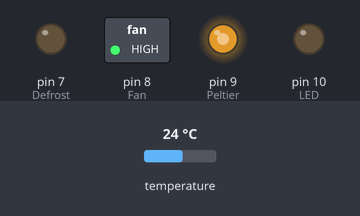
Simulated run of this sketch. Board: Arduino Uno, built with avr-gcc and run on an emulated ATmega328P. Shown: switched loads named in the sketch (green lamp = pin HIGH), output pins drawn as LEDs (lit = HIGH). The inputs (shaded band) are chosen by the test bench; at power-on: temperature 24 °C. What the sketch prints to the serial monitor is not drawn.

Above: at 7.7 s.
7.8 s: temperature set to 0.4 °C
15.0 s: temperature set to 0.1 °C
At 19.9 s:
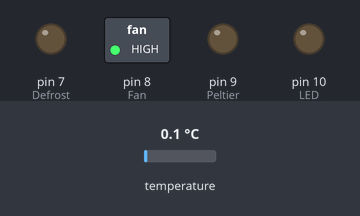
22.2 s: temperature set to 12 °C
At 29.2 s:
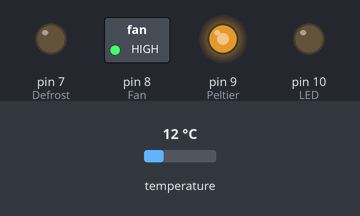
29.4 s: temperature set to 0 °C
At 33.5 s:
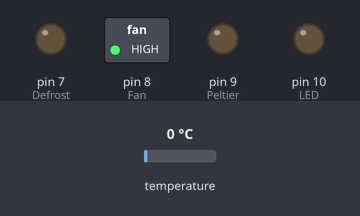
Timing chart, 0 to 37.6 s (numbered marks = the images above; inputs shaded):
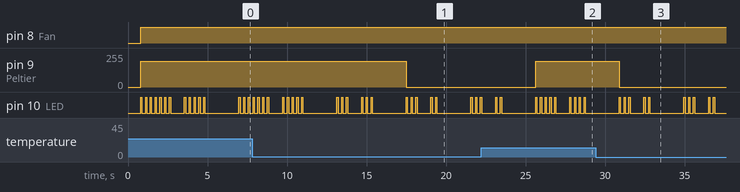

The sketch:

ThermoelectricCoolerController.ino
```cpp
#include <OneWire.h>
#include <DallasTemperature.h>

// Constants:
const float TempSetpoint = 32.5;                 // Target temperature of the cooler in degrees F
const float TempHysteresis = .125;               // +/- Switchpoint hysteresis in degrees F
const float FrostFormingTemp = 40;               // Temperature where frost begins to form
const float FrostMeltedTemp = 43;                // Temperature where frost has melted off during the defrost cycle

const unsigned long EventInterval = 60;          // Send event string every 60 seconds
const unsigned long FrostBuildupLimit = 1440;    // Minutes of frost buildup before defrosting starts (24hr = 1440)
const unsigned long DefrostRecoveryTime = 10;    // Minutes Defrost LED flashes code 12 after defrost mode ends

// Variables:
float tempF;                                     // Current cooler temperature measurement
float CoolingActive = 0;                         // Tracks cooling active for %
float CoolingPeriod = 0;                         // Tracks cooling period for %
int CoolerState =1;                              // Current Cooler operational state, starting in state 1
int LEDblinkCode;                                // 2 digit blink code for the LED
unsigned long FrostBuildup = 0;                  // Accumulated minutes of frost buildup
unsigned long PostDefrostTime = 0;               // Minutes elapsed after defrost cycle completes
unsigned long EventLogTimer=0;                   // Event data Timer (in seconds) for serial output interval

// I/O Ports:
const int BatteryVoltage = 0;
const int Defrost = 7;
const int Fan = 8;
const int Peltier = 9;
const int LED = 10;

// Dallas Digital Thermometer Setup:
#define ONE_WIRE_BUS 11
OneWire oneWire(ONE_WIRE_BUS);                   // Setup a oneWire instance to communicate with any OneWire devices (not just Maxim/Dallas temperature ICs)
DallasTemperature sensors(&oneWire);             // Pass our oneWire reference to Dallas Temperature.
DeviceAddress CoolerThermometer;                 // Arrays to hold device address

void setup()
{
  // I/O pin setup:
  pinMode(Defrost, OUTPUT);
  pinMode(Fan, OUTPUT);
  pinMode(Peltier, OUTPUT);
  pinMode(LED, OUTPUT);

  // Serial port setup:
  Serial.begin(9600);

  // Temperature Sensor setup:
  sensors.begin();
  sensors.getAddress(CoolerThermometer,0);
  sensors.setResolution(CoolerThermometer, 12);

  // A/D setup
  analogReference(DEFAULT);

  PrintEventHeader();
  MinuteTick(0);                // Synchronize the minute tick counter
}

void loop()
{
  ReadTemperature();

  switch (CoolerState)
  {
  case 1:  //Cooling mode but not cool enough for frost to form
    SetDefrost(LOW);
    SetFan(HIGH);
    RunCoolingMode();
    LEDblinkCode = int(tempF+0.5);

    if (tempF < FrostFormingTemp)
    {
      CoolerState = 2;    // switch to frost forming mode if cool enough
      FrostBuildup = 0;   // Zero the frost accumulator
      MinuteTick(0);      // Zero the minute counter for the frost buidup timer
    }
    break;

  case 2:  //Cooling mode, frost is forming
    RunCoolingMode();
    FrostBuildup += MinuteTick(1);
    LEDblinkCode = int(tempF+0.5);

    if (tempF > FrostMeltedTemp) CoolerState = 1;  // switch back to no frost mode if cooler warms up again
    else if (FrostBuildup > FrostBuildupLimit) CoolerState = 3; // enough frost has builtup to go into defrost mode
    break;

  case 3:  //Defrosting, waiting for temperature rise to indicate frost is gone
    SetFan(LOW);
    SetDefrost(HIGH);
    SetPeltier(HIGH);
    LEDblinkCode = 11;

    if (tempF > FrostMeltedTemp)      // Temp rise means frost has all melted away
    {
      FrostBuildup = 0;               // Zero the frost accumulator
      MinuteTick(0);                  // Zero the minute counter for the defrost normalizing timer
      CoolerState = 4;                // Switch into state 4
    }
    break;

  case 4:  //Done defrosting, waiting for temperature to normalize so we can resume blinking temperature on the LED
    LEDblinkCode = 12;
    SetDefrost(LOW);                // Switch back to cooling mode
    SetFan(HIGH);
    RunCoolingMode();

    PostDefrostTime += MinuteTick(1);
    if (PostDefrostTime > DefrostRecoveryTime)
    {
      CoolerState = 1;
      PostDefrostTime = 0;
    }
    break;
  }

  FlashLEDcode(LEDblinkCode);
  PrintEventData();
}

void ReadTemperature(void)
{
/*  if (Serial.available())
  {
    tempF = float(Serial.read());
  }
*/

  sensors.requestTemperatures();
  tempF = DallasTemperature::toFahrenheit(sensors.getTempC(CoolerThermometer));

  // Bounds check the temperature and set any temperature related error codes
  if(tempF > 99)
  {
    tempF = 99;
    LEDblinkCode = 19;
  }
  else if(tempF < 20)
  {
    tempF = 20;
    LEDblinkCode = 18;
  }
}

void RunCoolingMode(void)
{
  CoolingPeriod++;
  if(tempF > TempSetpoint + TempHysteresis )
  {
    SetPeltier(HIGH);
    CoolingActive++;
  }
  if(tempF < TempSetpoint - TempHysteresis ) SetPeltier(LOW);
}

void PrintEventHeader(void)
{
  Serial.println("Minutes,TempF,CoolingPercentage,CoolerState,FrostBuildup,PostDefrostTime");
}

void PrintEventData(void)
{
  if (EventLogTimer < Seconds())
  {
    EventLogTimer += EventInterval;
    Serial.print(Seconds()/60);
    Serial.print(",");
    Serial.print(tempF);
    Serial.print(",");
    if(CoolingPeriod > 0) Serial.print((CoolingActive/CoolingPeriod)*100,0);
    else Serial.print("0");
    Serial.print(",");
    Serial.print(CoolerState);
    Serial.print(",");
    Serial.print(FrostBuildup);
    Serial.print(",");
    Serial.print(PostDefrostTime);
    Serial.println();

    CoolingPeriod = 0;                            // Reset the cooling percentage counters
    CoolingActive = 0;
  }
}

void FlashLEDcode(int Code)
{
  int TensDigit;                                   // Temperature tens digit for flash code
  int OnesDigit;                                   // Temperature ones digit for flash code

  TensDigit = int((Code)/10);
  OnesDigit = int((Code)-(TensDigit*10));

  FlashLED(TensDigit);
  FlashLED(OnesDigit);
  delay(500);
}

void FlashLED(int Count)
{
  int Counter;

  if (Count == 0)                                // Do a tiny little flash for zeros
  {
    SetLED(HIGH);
    delay(5);
    SetLED(LOW);
    delay(295);
  }

  else                                          // Flash normally for all other digits
  {
    for (Counter=0; Counter < Count; Counter++)
    {
      SetLED(HIGH);
      delay(75);
      SetLED(LOW);
      delay(225);
    }
    delay(650);
  }
}

int MinuteTick(int Command)
{
  static unsigned long RolloverSeconds;

  if (Command == 0)                    // Command of 0 means reset the counter to start a new minute
  {
    RolloverSeconds = Seconds() + 60;
    return (0);
  }

  if(RolloverSeconds < Seconds())
  {
    RolloverSeconds += 60;
    return (1);
  }

  else return (0);

}

unsigned long Seconds(void)
{
  return (millis()/1000);
}

void SetLED(bool State)
{
  if(State == HIGH) digitalWrite(LED, HIGH);
  else digitalWrite(LED,LOW);
}

void SetPeltier(bool State)
{
  if(State == HIGH) analogWrite(Peltier, 192);
  else analogWrite(Peltier, 0);
}

void SetDefrost(bool State)
{
  if(State == HIGH) digitalWrite(Defrost, HIGH);
  else digitalWrite(Defrost, LOW);
}

void SetFan(bool State)
{
  if(State == HIGH) digitalWrite(Fan, HIGH);
  else digitalWrite(Fan, LOW);
}
```

Measured:
- the behaviour switches between 0.3 and 0.2 °C on temperature (found by bisection; images 0 and 1)
- after the input at 15.0 s, pin 9 (Peltier): 192/255 → 0/255 after 2.5 s
- after the input at 22.2 s, pin 9 (Peltier): 0/255 → 192/255 after 3.4 s
- after the input at 29.4 s, pin 9 (Peltier): 192/255 → 0/255 after 1.5 s
